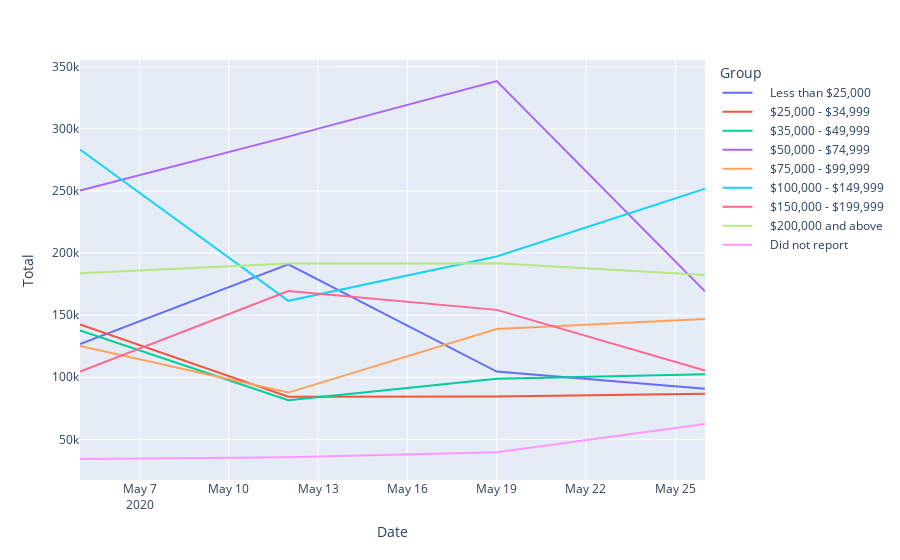

The notebook cell saved with this chart:
### Code cell
fig = px.line(income_df[income_df["Location"] == "WA"], x = "Date", y = "Total", color = "Group")
fig.show()

### Figure 1 — Plotly figure (JSON) as saved in the notebook; plotly's stock layout.template omitted (floating-point values rounded to 4 significant figures)
{"data": [{"hovertemplate": "Group=    Less than $25,000<br>Date=%{x}<br>Total=%{y}<extra></extra>", "legendgroup": "    Less than $25,000", "line": {"color": "#636efa", "dash": "solid"}, "mode": "lines", "name": "    Less than $25,000", "orientation": "v", "showlegend": true, "type": "scatter", "x": ["2020-05-05", "2020-05-12", "2020-05-19", "2020-05-26"], "xaxis": "x", "y": [126801, 190832, 104553, 90807], "yaxis": "y"}, {"hovertemplate": "Group=    $25,000 - $34,999<br>Date=%{x}<br>Total=%{y}<extra></extra>", "legendgroup": "    $25,000 - $34,999", "line": {"color": "#EF553B", "dash": "solid"}, "mode": "lines", "name": "    $25,000 - $34,999", "orientation": "v", "showlegend": true, "type": "scatter", "x": ["2020-05-05", "2020-05-12", "2020-05-19", "2020-05-26"], "xaxis": "x", "y": [142422, 84396, 84494, 86714], "yaxis": "y"}, {"hovertemplate": "Group=    $35,000 - $49,999<br>Date=%{x}<br>Total=%{y}<extra></extra>", "legendgroup": "    $35,000 - $49,999", "line": {"color": "#00cc96", "dash": "solid"}, "mode": "lines", "name": "    $35,000 - $49,999", "orientation": "v", "showlegend": true, "type": "scatter", "x": ["2020-05-05", "2020-05-12", "2020-05-19", "2020-05-26"], "xaxis": "x", "y": [137649, 81584, 98768, 102354], "yaxis": "y"}, {"hovertemplate": "Group=    $50,000 - $74,999<br>Date=%{x}<br>Total=%{y}<extra></extra>", "legendgroup": "    $50,000 - $74,999", "line": {"color": "#ab63fa", "dash": "solid"}, "mode": "lines", "name": "    $50,000 - $74,999", "orientation": "v", "showlegend": true, "type": "scatter", "x": ["2020-05-05", "2020-05-12", "2020-05-19", "2020-05-26"], "xaxis": "x", "y": [250272, 293708, 338475, 169126], "yaxis": "y"}, {"hovertemplate": "Group=    $75,000 - $99,999<br>Date=%{x}<br>Total=%{y}<extra></extra>", "legendgroup": "    $75,000 - $99,999", "line": {"color": "#FFA15A", "dash": "solid"}, "mode": "lines", "name": "    $75,000 - $99,999", "orientation": "v", "showlegend": true, "type": "scatter", "x": ["2020-05-05", "2020-05-12", "2020-05-19", "2020-05-26"], "xaxis": "x", "y": [125245, 87660, 138769, 146798], "yaxis": "y"}, {"hovertemplate": "Group=    $100,000 - $149,999<br>Date=%{x}<br>Total=%{y}<extra></extra>", "legendgroup": "    $100,000 - $149,999", "line": {"color": "#19d3f3", "dash": "solid"}, "mode": "lines", "name": "    $100,000 - $149,999", "orientation": "v", "showlegend": true, "type": "scatter", "x": ["2020-05-05", "2020-05-12", "2020-05-19", "2020-05-26"], "xaxis": "x", "y": [283321, 161518, 197224, 251868], "yaxis": "y"}, {"hovertemplate": "Group=    $150,000 - $199,999<br>Date=%{x}<br>Total=%{y}<extra></extra>", "legendgroup": "    $150,000 - $199,999", "line": {"color": "#FF6692", "dash": "solid"}, "mode": "lines", "name": "    $150,000 - $199,999", "orientation": "v", "showlegend": true, "type": "scatter", "x": ["2020-05-05", "2020-05-12", "2020-05-19", "2020-05-26"], "xaxis": "x", "y": [104622, 169388, 154250, 105481], "yaxis": "y"}, {"hovertemplate": "Group=    $200,000 and above<br>Date=%{x}<br>Total=%{y}<extra></extra>", "legendgroup": "    $200,000 and above", "line": {"color": "#B6E880", "dash": "solid"}, "mode": "lines", "name": "    $200,000 and above", "orientation": "v", "showlegend": true, "type": "scatter", "x": ["2020-05-05", "2020-05-12", "2020-05-19", "2020-05-26"], "xaxis": "x", "y": [183812, 191670, 191696, 182218], "yaxis": "y"}, {"hovertemplate": "Group=    Did not report<br>Date=%{x}<br>Total=%{y}<extra></extra>", "legendgroup": "    Did not report", "line": {"color": "#FF97FF", "dash": "solid"}, "mode": "lines", "name": "    Did not report", "orientation": "v", "showlegend": true, "type": "scatter", "x": ["2020-05-05", "2020-05-12", "2020-05-19", "2020-05-26"], "xaxis": "x", "y": [34206, 35594, 39575, 62289], "yaxis": "y"}], "layout": {"autosize": true, "legend": {"title": {"text": "Group"}, "tracegroupgap": 0}, "margin": {"t": 60}, "xaxis": {"anchor": "y", "autorange": true, "domain": [0, 1], "range": ["2020-05-05", "2020-05-26"], "title": {"text": "Date"}, "type": "date"}, "yaxis": {"anchor": "x", "autorange": true, "domain": [0, 1], "range": [17300.0, 355400.0], "title": {"text": "Total"}, "type": "linear"}}}
